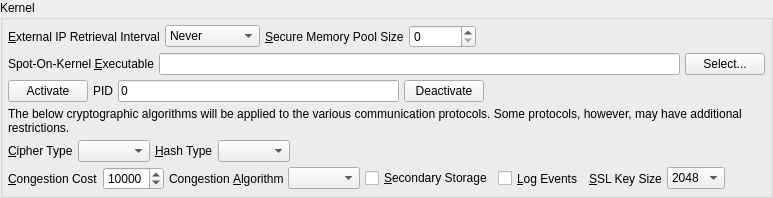
               <widget class="QGroupBox" name="kernelBox">
                <property name="title">
                 <string>Kernel</string>
                </property>
                <layout class="QVBoxLayout" name="verticalLayout_28">
                 <property name="spacing">
                  <number>5</number>
                 </property>
                 <property name="leftMargin">
                  <number>5</number>
                 </property>
                 <property name="topMargin">
                  <number>5</number>
                 </property>
                 <property name="rightMargin">
                  <number>5</number>
                 </property>
                 <property name="bottomMargin">
                  <number>5</number>
                 </property>
                 <item>
                  <layout class="QHBoxLayout" name="horizontalLayout_66">
                   <property name="spacing">
                    <number>5</number>
                   </property>
                   <item>
                    <widget class="QLabel" name="label_67">
                     <property name="text">
                      <string>&amp;External IP Retrieval Interval</string>
                     </property>
                     <property name="buddy">
                      <cstring>kernelExternalIpFetch</cstring>
                     </property>
                    </widget>
                   </item>
                   <item>
                    <widget class="QComboBox" name="kernelExternalIpFetch">
                     <property name="currentIndex">
                      <number>2</number>
                     </property>
                     <property name="sizeAdjustPolicy">
                      <enum>QComboBox::AdjustToContents</enum>
                     </property>
                     <item>
                      <property name="text">
                       <string>30 Seconds</string>
                      </property>
                     </item>
                     <item>
                      <property name="text">
                       <string>60 Seconds</string>
                      </property>
                     </item>
                     <item>
                      <property name="text">
                       <string>Never</string>
                      </property>
                     </item>
                    </widget>
                   </item>
                   <item>
                    <widget class="QLabel" name="label_68">
                     <property name="text">
                      <string>&amp;Secure Memory Pool Size</string>
                     </property>
                     <property name="buddy">
                      <cstring>kernelSecureMemoryPool</cstring>
                     </property>
                    </widget>
                   </item>
                   <item>
                    <widget class="QSpinBox" name="kernelSecureMemoryPool">
                     <property name="toolTip">
                      <string>&lt;html&gt;&lt;head/&gt;&lt;body&gt;&lt;p&gt;Setting a value of zero will disable the secure memory pool. Please restart the kernel upon changes.&lt;/p&gt;&lt;/body&gt;&lt;/html&gt;</string>
                     </property>
                     <property name="minimum">
                      <number>0</number>
                     </property>
                     <property name="maximum">
                      <number>999999999</number>
                     </property>
                     <property name="value">
                      <number>0</number>
                     </property>
                    </widget>
                   </item>
                   <item>
                    <spacer name="horizontalSpacer_53">
                     <property name="orientation">
                      <enum>Qt::Horizontal</enum>
                     </property>
                     <property name="sizeHint" stdset="0">
                      <size>
                       <width>40</width>
                       <height>20</height>
                      </size>
                     </property>
                    </spacer>
                   </item>
                  </layout>
                 </item>
                 <item>
                  <layout class="QHBoxLayout" name="horizontalLayout_58">
                   <property name="spacing">
                    <number>5</number>
                   </property>
                   <item>
                    <widget class="QLabel" name="kernelPathLabel">
                     <property name="text">
                      <string>Spot-On-Kernel &amp;Executable</string>
                     </property>
                     <property name="buddy">
                      <cstring>kernelPath</cstring>
                     </property>
                    </widget>
                   </item>
                   <item>
                    <widget class="QLineEdit" name="kernelPath"/>
                   </item>
                   <item>
                    <widget class="QPushButton" name="selectKernelPath">
                     <property name="text">
                      <string>Select...</string>
                     </property>
                    </widget>
                   </item>
                  </layout>
                 </item>
                 <item>
                  <layout class="QHBoxLayout" name="horizontalLayout_15">
                   <property name="spacing">
                    <number>5</number>
                   </property>
                   <item>
                    <widget class="QPushButton" name="activateKernel">
                     <property name="text">
                      <string>Activate</string>
                     </property>
                    </widget>
                   </item>
                   <item>
                    <widget class="QLabel" name="label_17">
                     <property name="sizePolicy">
                      <sizepolicy hsizetype="Fixed" vsizetype="Preferred">
                       <horstretch>0</horstretch>
                       <verstretch>0</verstretch>
                      </sizepolicy>
                     </property>
                     <property name="text">
                      <string>PID</string>
                     </property>
                    </widget>
                   </item>
                   <item>
                    <widget class="QLineEdit" name="pid">
                     <property name="toolTip">
                      <string>If PID is -1, please verify that libspoton is current.</string>
                     </property>
                     <property name="text">
                      <string>0</string>
                     </property>
                     <property name="readOnly">
                      <bool>true</bool>
                     </property>
                    </widget>
                   </item>
                   <item>
                    <widget class="QPushButton" name="deactivateKernel">
                     <property name="text">
                      <string>Deactivate</string>
                     </property>
                    </widget>
                   </item>
                   <item>
                    <spacer name="horizontalSpacer_42">
                     <property name="orientation">
                      <enum>Qt::Horizontal</enum>
                     </property>
                     <property name="sizeHint" stdset="0">
                      <size>
                       <width>40</width>
                       <height>20</height>
                      </size>
                     </property>
                    </spacer>
                   </item>
                  </layout>
                 </item>
                 <item>
                  <widget class="QLabel" name="label_35">
                   <property name="text">
                    <string>The below cryptographic algorithms will be applied to the various communication protocols. Some protocols, however, may have additional restrictions.</string>
                   </property>
                   <property name="wordWrap">
                    <bool>true</bool>
                   </property>
                  </widget>
                 </item>
                 <item>
                  <layout class="QHBoxLayout" name="horizontalLayout_83">
                   <property name="spacing">
                    <number>5</number>
                   </property>
                   <item>
                    <widget class="QLabel" name="label_42">
                     <property name="text">
                      <string>&amp;Cipher Type</string>
                     </property>
                     <property name="buddy">
                      <cstring>kernelCipherType</cstring>
                     </property>
                    </widget>
                   </item>
                   <item>
                    <widget class="QComboBox" name="kernelCipherType">
                     <property name="sizeAdjustPolicy">
                      <enum>QComboBox::AdjustToContents</enum>
                     </property>
                    </widget>
                   </item>
                   <item>
                    <widget class="QLabel" name="label_87">
                     <property name="text">
                      <string>&amp;Hash Type</string>
                     </property>
                     <property name="buddy">
                      <cstring>kernelHashType</cstring>
                     </property>
                    </widget>
                   </item>
                   <item>
                    <widget class="QComboBox" name="kernelHashType">
                     <property name="sizeAdjustPolicy">
                      <enum>QComboBox::AdjustToContents</enum>
                     </property>
                    </widget>
                   </item>
                   <item>
                    <spacer name="horizontalSpacer_67">
                     <property name="orientation">
                      <enum>Qt::Horizontal</enum>
                     </property>
                     <property name="sizeHint" stdset="0">
                      <size>
                       <width>40</width>
                       <height>20</height>
                      </size>
                     </property>
                    </spacer>
                   </item>
                  </layout>
                 </item>
                 <item>
                  <layout class="QHBoxLayout" name="horizontalLayout_23">
                   <property name="spacing">
                    <number>5</number>
                   </property>
                   <item>
                    <widget class="QLabel" name="label_73">
                     <property name="text">
                      <string>&amp;Congestion Cost</string>
                     </property>
                     <property name="buddy">
                      <cstring>cost</cstring>
                     </property>
                    </widget>
                   </item>
                   <item>
                    <widget class="QSpinBox" name="cost">
                     <property name="toolTip">
                      <string>The congestion cost applies to volatile memory only.</string>
                     </property>
                     <property name="minimum">
                      <number>1000</number>
                     </property>
                     <property name="maximum">
                      <number>65536</number>
                     </property>
                     <property name="value">
                      <number>10000</number>
                     </property>
                    </widget>
                   </item>
                   <item>
                    <widget class="QLabel" name="label_30">
                     <property name="text">
                      <string>Congestion &amp;Algorithm</string>
                     </property>
                     <property name="buddy">
                      <cstring>congestionAlgorithm</cstring>
                     </property>
                    </widget>
                   </item>
                   <item>
                    <widget class="QComboBox" name="congestionAlgorithm">
                     <property name="sizeAdjustPolicy">
                      <enum>QComboBox::AdjustToContents</enum>
                     </property>
                    </widget>
                   </item>
                   <item>
                    <widget class="QCheckBox" name="secondary_storage">
                     <property name="toolTip">
                      <string>&lt;html&gt;&lt;head/&gt;&lt;body&gt;&lt;p&gt;If enabled, packet digests will be stored in non-volatile memory. Please consider increasing the Kernel Cache Object Lifetime value in the Time page of the Options window.&lt;/p&gt;&lt;/body&gt;&lt;/html&gt;</string>
                     </property>
                     <property name="text">
                      <string>&amp;Secondary Storage</string>
                     </property>
                    </widget>
                   </item>
                   <item>
                    <widget class="QCheckBox" name="kernelLogEvents">
                     <property name="sizePolicy">
                      <sizepolicy hsizetype="Minimum" vsizetype="Preferred">
                       <horstretch>0</horstretch>
                       <verstretch>0</verstretch>
                      </sizepolicy>
                     </property>
                     <property name="text">
                      <string>&amp;Log Events</string>
                     </property>
                    </widget>
                   </item>
                   <item>
                    <widget class="QLabel" name="label_34">
                     <property name="text">
                      <string>&amp;SSL Key Size</string>
                     </property>
                     <property name="buddy">
                      <cstring>kernelKeySize</cstring>
                     </property>
                    </widget>
                   </item>
                   <item>
                    <widget class="QComboBox" name="kernelKeySize">
                     <property name="currentIndex">
                      <number>0</number>
                     </property>
                     <property name="sizeAdjustPolicy">
                      <enum>QComboBox::AdjustToContents</enum>
                     </property>
                     <item>
                      <property name="text">
                       <string>2048</string>
                      </property>
                     </item>
                     <item>
                      <property name="text">
                       <string>3072</string>
                      </property>
                     </item>
                     <item>
                      <property name="text">
                       <string>4096</string>
                      </property>
                     </item>
                    </widget>
                   </item>
                   <item>
                    <spacer name="horizontalSpacer_30">
                     <property name="orientation">
                      <enum>Qt::Horizontal</enum>
                     </property>
                     <property name="sizeHint" stdset="0">
                      <size>
                       <width>40</width>
                       <height>20</height>
                      </size>
                     </property>
                    </spacer>
                   </item>
                  </layout>
                 </item>
                </layout>
               </widget>
